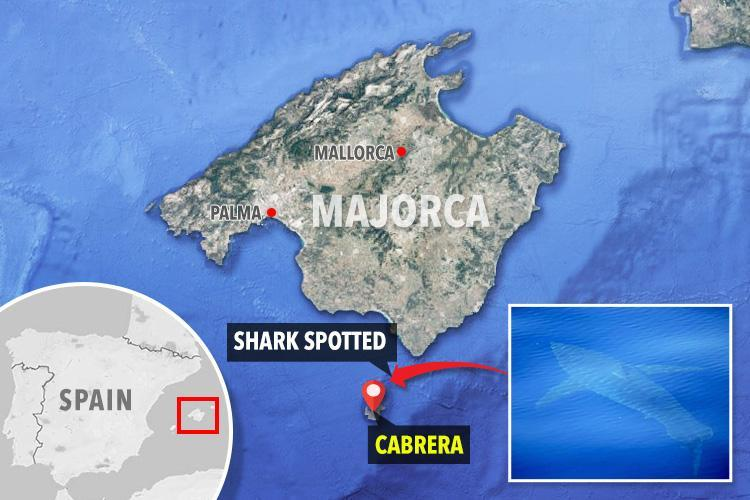
#> input picture OpenCV/shark.jpg, 750 x 500 px, found by its file name
$ python image.py
#> lines starting #> are read from the running program, lines starting #| are printed output that depends on the picture
import cv2
import numpy as np
import matplotlib.pyplot as plt

im = cv2.imread('OpenCV/shark.jpg', cv2.IMREAD_GRAYSCALE)
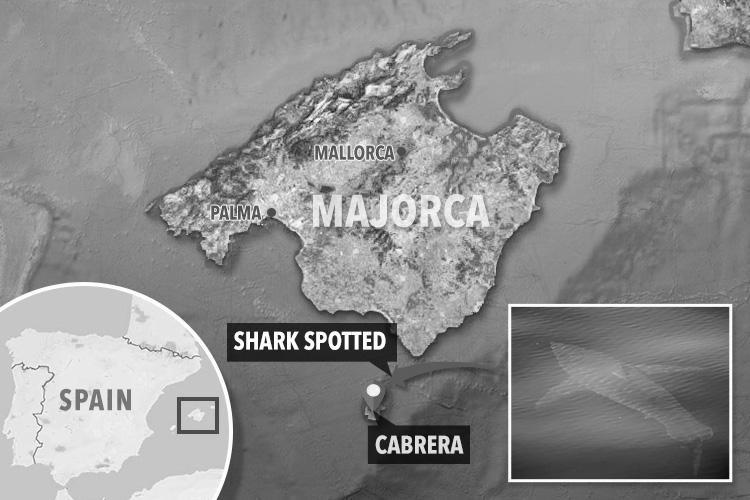
#> im: shape (500, 750); min 0, max 255, mean 142.7

plt.imshow(im, cmap='gray', interpolation='bicubic')
plt.xticks([]), plt.yticks([])  # to hide tick values on X and Y axis
plt.show()

$ run again, with OpenCV/Mbappé.jpeg copied over OpenCV/shark.jpg
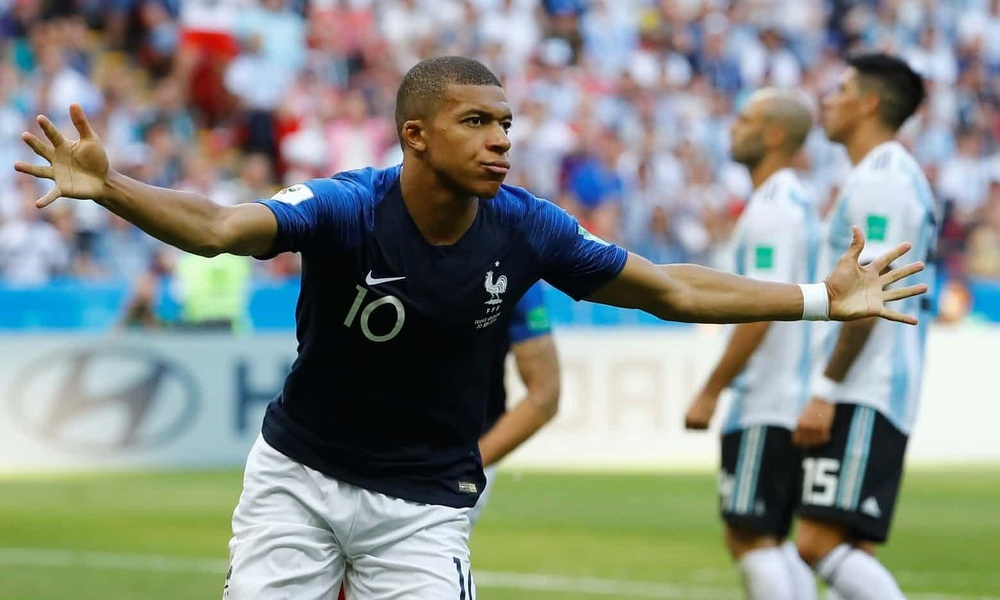
#> input picture OpenCV/Mbappé.jpeg, 1000 x 600 px, shrunk from 1560 x 936 before the run, found by its file name
#> `im = cv2.imread('OpenCV/shark.jpg', cv2.IMREAD_GRAYSCALE)`:
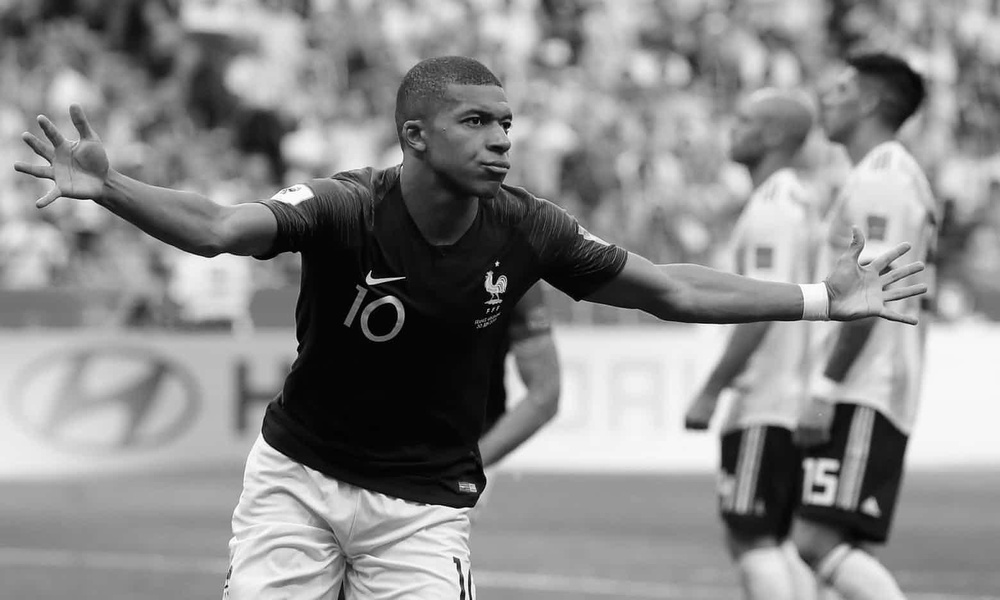
#> im: shape (600, 1000); min 0, max 255, mean 138.6

$ run again, with OpenCV/players.jpeg copied over OpenCV/shark.jpg
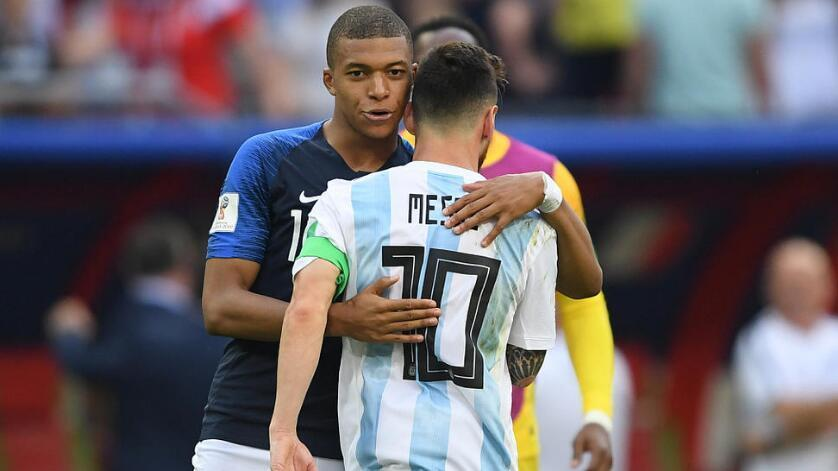
#> input picture OpenCV/players.jpeg, 838 x 471 px, found by its file name
#> `im = cv2.imread('OpenCV/shark.jpg', cv2.IMREAD_GRAYSCALE)`:
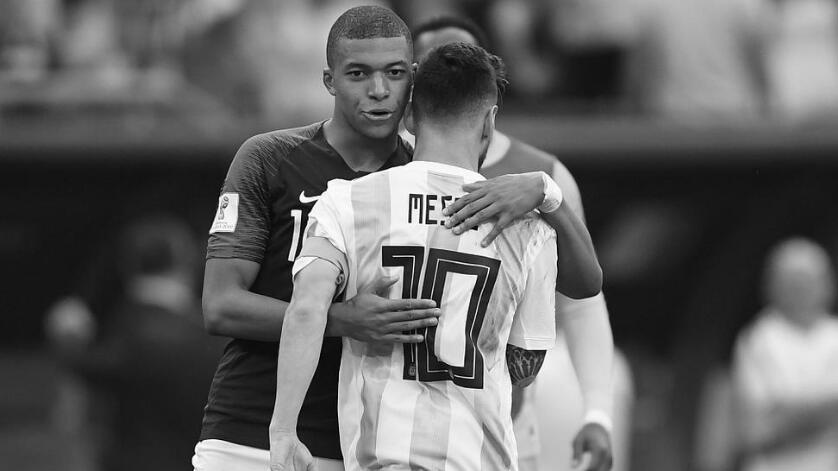
#> im: shape (471, 838); min 0, max 255, mean 99.1
